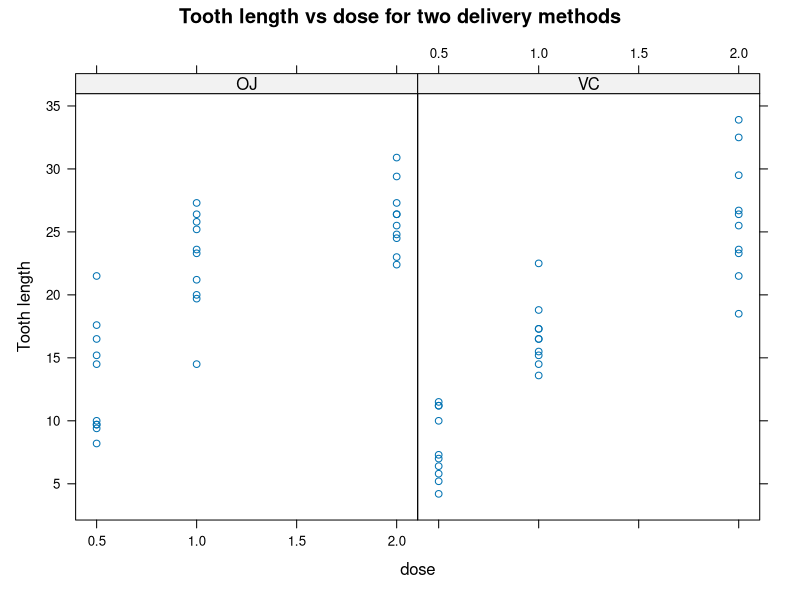
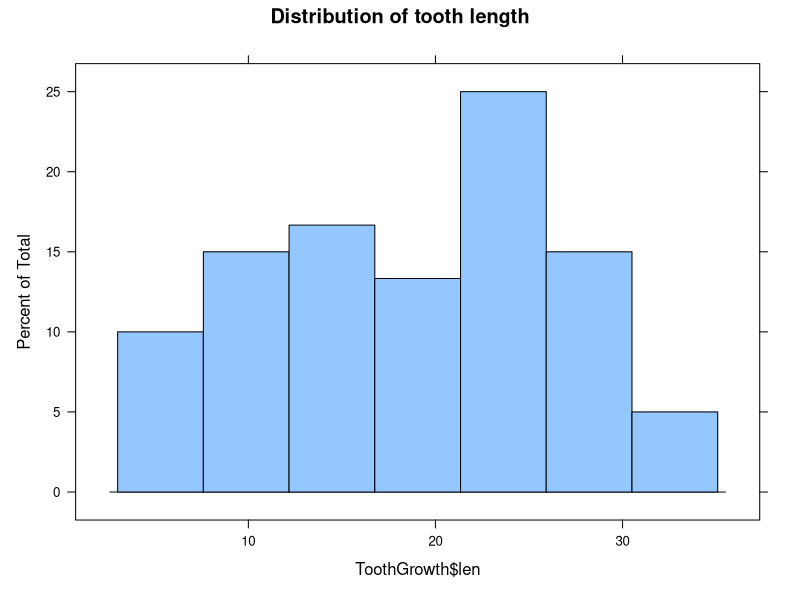

Generate these figures, in order, with R:
## ---- chunk 1
library(lattice)
data(ToothGrowth)
str(ToothGrowth)
table(ToothGrowth$dose)
table(ToothGrowth$supp)
with(data=ToothGrowth,
     xyplot(len~dose|supp, 
       main="Tooth length vs dose for two delivery methods", 
       ylab="Tooth length", xlab="dose")
)
## ---- chunk 2
histogram(ToothGrowth$len, main="Distribution of tooth length")

## ---- chunk 3
length05 = ToothGrowth$len[ToothGrowth$dose==0.5]
length1  = ToothGrowth$len[ToothGrowth$dose==1]
length2  = ToothGrowth$len[ToothGrowth$dose==2]
test1 <- t.test(length2 , length05 , paired = FALSE , var.equal = FALSE , conf.level = 0.95)
cat("The test1 95% confidence interval is:",test1$conf.int,"\n")
test2 <- t.test(length2 , length1 , paired = FALSE , var.equal = FALSE , conf.level = 0.95)
cat("The test2 95% confidence interval is:",test2$conf.int,"\n")
test3 <- t.test(length1 , length05 , paired = FALSE , var.equal = FALSE , conf.level = 0.95)
cat("The test3 95% confidence interval is:",test3$conf.int,"\n")
## ---- chunk 4
lengthOJ = ToothGrowth$len[ToothGrowth$supp=="OJ"]
lengthVC = ToothGrowth$len[ToothGrowth$supp=="VC"]
testsupp = t.test(lengthOJ , lengthVC , paired = FALSE , var.equal = FALSE , conf.level = 0.95)
cat("The delivery method 95% confidence interval is:",testsupp$conf.int,"\n")
## ---- chunk 5
testsupp2 = t.test(lengthOJ , lengthVC , paired = TRUE , var.equal = FALSE , conf.level = 0.95)
cat("The delivery method for paired data 95% confidence interval is:",testsupp2$conf.int,"\n")
